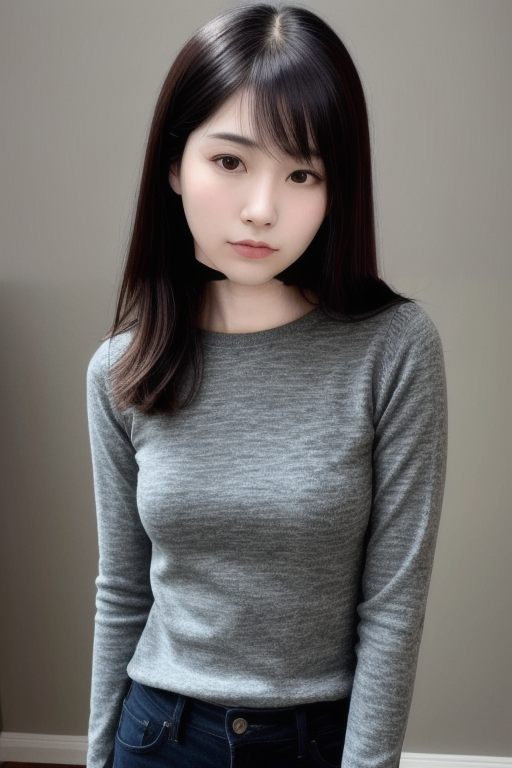
#> input picture output/v6_02_classic_fixed3.png, 512 x 768 px, given in place of v6_02_classic.png, which was not available; the run also reads 1 picture not shown here
$ python fix_neck.py
#> lines starting #> are read from the running program, lines starting #| are printed output that depends on the picture; pictures that were not available may be replaced by others from this repository, and a replacement may not be noted
### fix_seam_pixel.py
"""インペイントの継ぎ目を、生成AIを使わず画像処理だけで直すための補助関数集。

- fill_diffusion: マスク部分を周囲の画素から滑らかに補間して埋める(壁などの平坦な背景向け)
- vertical_interp: 指定した帯を、上下の行の間で縦方向に線形補間して置き換える(細い横線の除去向け)
- add_grain: 補間で平坦になった部分に、周囲と同程度の粒状感を足す

使い方(例):
    python fix_seam_pixel.py 06   # 06 の修復を実行して output/v7_06_intelligent_fixed.png に保存
"""
import sys
from pathlib import Path

import numpy as np
from PIL import Image


def dilate(mask, r):
    """2値マスクを r 画素ぶん太らせる(正方形カーネル)。"""
    m = mask.copy()
    out = m.copy()
    h, w = m.shape
    for dy in range(-r, r + 1):
        for dx in range(-r, r + 1):
            ys = slice(max(0, dy), h + min(0, dy))
            yd = slice(max(0, -dy), h + min(0, -dy))
            xs = slice(max(0, dx), w + min(0, dx))
            xd = slice(max(0, -dx), w + min(0, -dx))
            out[yd, xd] |= m[ys, xs]
    return out


def fill_diffusion(img, mask, iters=4000):
    """mask==True の画素を、周囲の画素からの拡散(ラプラス補間)で埋める。img は float32 (H,W,3)。"""
    ys, xs = np.where(mask)
    y0, y1 = max(0, ys.min() - 8), min(img.shape[0], ys.max() + 9)
    x0, x1 = max(0, xs.min() - 8), min(img.shape[1], xs.max() + 9)
    sub = img[y0:y1, x0:x1].copy()
    m = mask[y0:y1, x0:x1]
    known = ~m
    # 初期値: 既知画素の平均
    sub[m] = sub[known].mean(axis=0)
    for _ in range(iters):
        nb = (np.roll(sub, 1, 0) + np.roll(sub, -1, 0) + np.roll(sub, 1, 1) + np.roll(sub, -1, 1)) / 4.0
        sub[m] = nb[m]
    out = img.copy()
    out[y0:y1, x0:x1] = sub
    return out


# [23 lines left out: functions vertical_interp, add_grain, not called in this run]


def soft_blend(orig, fixed, mask, feather=1):
    """mask を少しぼかして、修正画像を元画像に合成する(マスク外は元画像のまま)。"""
    a = mask.astype(np.float32)
    for _ in range(feather):
        a = (np.roll(a, 1, 0) + np.roll(a, -1, 0) + np.roll(a, 1, 1) + np.roll(a, -1, 1) + a * 4) / 8.0
    a = np.maximum(a, mask.astype(np.float32))  # マスク内は必ず 1
    return orig * (1 - a[..., None]) + fixed * a[..., None]


def load(path):
    return np.asarray(Image.open(path).convert("RGB")).astype(np.float32)


def save(img, path):
    Image.fromarray(np.clip(img, 0, 255).astype(np.uint8)).save(path)
    print("保存:", path)


def rect_mask(shape, x0, y0, x1, y1):
    m = np.zeros(shape[:2], bool)
    m[y0:y1, x0:x1] = True
    return m


# [152 lines left out: functions fill_plane, extend_hair_down, fix_06, fix_04, fix_08, fix_09 and 2 more, not called in this run]


fix_07 = fix_07_trim


# [4 lines that do not run on import are left out]

### fix_neck.py
"""首元(首の肌・鎖骨あたり)に残ったインペイントの継ぎ目を、生成AIを使わず画像処理だけで直す。

- fix_02: 首の色味(Lab の a/b)をあごの肌に合わせてなだらかに寄せ、顔と同程度の肌のきめ(粒状感)を足す
- fix_06: y≈361 の微細な横筋を縦方向にならし、左の髪の毛先にある黒いしみを周囲の髪の色で埋める
- fix_07: 右肩で髪と肩の肌が水平に切れている境界を、列ごとに深さの違う境界に作り替える(画像処理版。
  結果が「のこぎり状」に見えたため不採用。既定の出力は v7_07_dignified_warp.png)
- fix_08: 首の黒い横線を拡散補間で消し、無地になった長方形にきめを戻し、境界をまたぐ明るさの段差をなだらかな勾配にする

07 の採用版(output/v7_07_dignified_fixed2.png)は fix_seam_sd.py の部分インペイントで作った:
    image=output/v7_07_dignified_fixed.png, rects=[[340, 396, 402, 424]], strength=0.6, seed=23, feather=4,
    steps=10, guidance=1.5,
    prompt="photo of a young japanese woman with long straight dark brown hair, the ends of her long hair
            falling over the shoulder of a dark green ribbed knit sweater, hair tips blending into the sweater,
            soft window light, shallow depth of field, realistic",
    negative="hand, fingers, arm, bare shoulder, skin patch, blurry, deformed, cartoon, painting, text,
              watermark, straight edge"

入力は上書きせず、「元のファイル名_fixed2.png」に保存する。
使い方:
    python fix_neck.py            # 02, 06, 08(07 の画像処理版は既定では実行しない)
    python fix_neck.py 02 08      # 指定したものだけ
"""
import sys
from pathlib import Path

import numpy as np
from PIL import Image

sys.path.insert(0, str(Path(__file__).resolve().parent))
from fix_seam_pixel import dilate, fill_diffusion, rect_mask, soft_blend  # noqa: E402

OUT = Path(__file__).resolve().parent / "output"


# ---------- 基本の道具 ----------
def load(p):
    return np.asarray(Image.open(p).convert("RGB")).astype(np.float32)


def save(img, p):
    Image.fromarray(np.clip(img + 0.5, 0, 255).astype(np.uint8)).save(p)
    print("保存:", p)


def erode(mask, r):
    return ~dilate(~mask, r)


def gkernel(sigma):
    r = max(1, int(3 * sigma))
    x = np.arange(-r, r + 1, dtype=np.float32)
    k = np.exp(-x * x / (2 * sigma * sigma))
    return k / k.sum()


def gblur(a, sigma, axes=(0, 1)):
    """ガウスぼかし(反射パディング)。a は (H,W) か (H,W,C)。axes で縦だけ・横だけも選べる。"""
    k = gkernel(sigma)
    r = len(k) // 2
    out = a.astype(np.float32)
    for axis in axes:
        pad = [(0, 0)] * out.ndim
        pad[axis] = (r, r)
        p = np.pad(out, pad, mode="reflect")
        acc = np.zeros_like(out)
        for i, w in enumerate(k):
            sl = [slice(None)] * out.ndim
            sl[axis] = slice(i, i + out.shape[axis])
            acc += w * p[tuple(sl)]
        out = acc
    return out


# [5 lines left out: function smooth1d, not called in this run]


def masked_blur(img, mask, sigma):
    """mask 内の画素だけを使った正規化ぼかし(髪や服の色を引き込まない)。"""
    m = mask.astype(np.float32)
    num = gblur(img * m[..., None], sigma)
    den = gblur(m, sigma)[..., None]
    return num / np.maximum(den, 1e-3)


def skin_mask(img):
    R, G, B = img[..., 0], img[..., 1], img[..., 2]
    lum = img.mean(axis=2)
    return (R - B > 18) & (R > G) & (lum > 60) & (lum < 215)


def rgb2lab(rgb):
    c = rgb / 255.0
    c = np.where(c > 0.04045, ((c + 0.055) / 1.055) ** 2.4, c / 12.92)
    xyz = c @ _M.T / _WHITE
    f = np.where(xyz > 0.008856, np.cbrt(np.maximum(xyz, 1e-9)), 7.787 * xyz + 16 / 116)
    L = 116 * f[..., 1] - 16
    a = 500 * (f[..., 0] - f[..., 1])
    b = 200 * (f[..., 1] - f[..., 2])
    return np.stack([L, a, b], -1)


def lab2rgb(lab):
    L, a, b = lab[..., 0], lab[..., 1], lab[..., 2]
    fy = (L + 16) / 116
    fx = fy + a / 500
    fz = fy - b / 200

    def finv(f):
        return np.where(f ** 3 > 0.008856, f ** 3, (f - 16 / 116) / 7.787)

    xyz = np.stack([finv(fx), finv(fy), finv(fz)], -1) * _WHITE
    c = xyz @ np.linalg.inv(_M).T
    c = np.where(c > 0.0031308, 1.055 * np.power(np.maximum(c, 0), 1 / 2.4) - 0.055, 12.92 * c)
    return np.clip(c * 255, 0, 255)


_M = np.array([[0.4124564, 0.3575761, 0.1804375],
               [0.2126729, 0.7151522, 0.0721750],
               [0.0193339, 0.1191920, 0.9503041]], dtype=np.float32)
_WHITE = np.array([0.95047, 1.0, 1.08883], dtype=np.float32)


def grain(shape, std, sigma=0.65, seed=0):
    """肌のきめ用のノイズ(少しぼかして粒を丸くする)。標準偏差 std に正規化。"""
    rng = np.random.default_rng(seed)
    n = gblur(rng.normal(0, 1, shape).astype(np.float32), sigma)
    return n / n.std() * std


def band_weight(H, y0, y1, ramp):
    """行 y0..y1 で 1、その外側 ramp 行でなだらかに 0 になる縦方向の重み (H,)。"""
    y = np.arange(H, dtype=np.float32)
    w = np.clip((y - (y0 - ramp)) / ramp, 0, 1) * np.clip(((y1 + ramp) - y) / ramp, 0, 1)
    return w


# ---------- 02: 首の色味を顔に合わせ、肌のきめを足す ----------
def fix_02(src=OUT / "v6_02_classic.png", dst=OUT / "v6_02_classic_fixed2.png", ratio=1.0, dL=3.0, side=4.0, tex_ratio=0.8):
    """ratio: a/b をあごへ寄せる割合。dL: 首の明度に足す量(あご下の影から徐々に)。
    side: 首の左右の端ほど暗くする量(L 単位、中央 0 → 端 -side)で、平らな首に丸みをつける。"""
    img = load(src)
    H, W, _ = img.shape
    m = skin_mask(img) & rect_mask(img.shape, 190, 278, 320, 326)
    m = dilate(erode(m, 1), 1)
    inner = m
    w = np.minimum(gblur(m.astype(np.float32), 2.0), 1.0)
    w = w * np.clip((np.arange(H, dtype=np.float32)[:, None] - 280) / 12.0, 0, 1)  # あご下の影から徐々に
    w = np.where(dilate(inner, 1), w, 0.0)

    lab = rgb2lab(img)
    chin = lab[255:268, 235:285].reshape(-1, 3).mean(0)
    neck = lab[290:318, 215:295].reshape(-1, 3).mean(0)
    shift = (chin - neck) * np.array([0.0, ratio, ratio])  # a/b だけ寄せる
    print(f"02: あご Lab={chin.round(1)} 首 Lab={neck.round(1)} → シフト={shift.round(2)} dL={dL} side={side}")
    lab2 = lab + shift * w[..., None]
    if dL or side:
        # 行ごとの首の中心と半幅から、左右の端ほど暗くする丸み(放物線)をつくる
        shade = np.zeros((H, W), np.float32)
        for y in range(H):
            xs_ = np.where(inner[y])[0]
            if len(xs_) < 8:
                continue
            cx, hw = (xs_.min() + xs_.max()) / 2.0, max((xs_.max() - xs_.min()) / 2.0, 1.0)
            u = np.clip((np.arange(W) - cx) / hw, -1, 1)
            shade[y] = dL - side * u * u
        shade = gblur(shade, 3.0)
        lab2[..., 0] += shade * w
    out = lab2rgb(lab2)

    # 肌のきめ: 顔の肌(頬)の高周波の強さに合わせる
    hp = img - gblur(img, 1.5)
    face_std = min(hp[180:220, 290:325].std(), hp[180:220, 200:232].std())
    neck_std = hp[290:318, 215:295].std()
    g = float(np.sqrt(max((tex_ratio * face_std) ** 2 - neck_std ** 2, 0.0)))
    print(f"02: 頬のきめ={face_std:.2f} 首のきめ={neck_std:.2f} → 追加する粒状感={g:.2f}")
    out = out + (grain((H, W), g, seed=2) * w)[..., None]
    out = np.where(w[..., None] > 0, out, img)
    save(out, dst)
    return w > 0


# ---------- 06: 微細な横筋としみ ----------
def fix_06(src=OUT / "v7_06_intelligent_fixed.png", dst=OUT / "v7_06_intelligent_fixed2.png"):
    img = load(src)
    H, W, _ = img.shape
    lum = img.mean(axis=2)
    # (a) y≈361 の横筋: 肌の列だけ、縦方向にぼかしてならす
    skin = skin_mask(img) & rect_mask(img.shape, 185, 348, 340, 376)
    vb = gblur(img, 2.5, axes=(0,))
    w = band_weight(H, 358, 364, 4)[:, None] * np.minimum(gblur(skin.astype(np.float32), 1.5), 1.0)
    w = np.where(dilate(skin, 2), w, 0.0)
    out = img * (1 - w[..., None]) + vb * w[..., None]
    # (b) 髪の毛先の黒いしみ: 周囲の髪(壁の明るい画素は除く)の中央値で埋める
    blob = rect_mask(img.shape, 155, 361, 170, 371) & (lum < 36)
    blob = dilate(blob, 1)
    ring = dilate(blob, 3) & ~blob & (lum > 36) & (lum < 52)  # 周囲の髪(影の肌や壁は除く)
    fill = np.median(img[ring].reshape(-1, 3), axis=0)
    print(f"06: しみ画素数={int(blob.sum())} 埋める色={fill.round(0)}")
    filled = out.copy()
    filled[blob] = fill * 0.75 + img[blob] * 0.25
    filled = filled + (grain((H, W), 1.5, seed=6) * blob)[..., None]
    out = soft_blend(out, filled, blob, feather=1)
    changed = (w > 0) | dilate(blob, 2)
    out = np.where(changed[..., None], out, img)
    save(out, dst)
    return changed


# ---------- 07: 右肩の髪と肌の水平な切れ目 ----------
# [51 lines left out: function fix_07, not called in this run]


def dilate_v(mask, r):
    """縦方向だけに r 画素太らせる(髪の毛先のような縦長の形は保ったまま、横線の穴だけ埋めるのに使う)。"""
    out = mask.copy()
    h = mask.shape[0]
    for dy in range(-r, r + 1):
        ys = slice(max(0, dy), h + min(0, dy))
        yd = slice(max(0, -dy), h + min(0, -dy))
        out[yd] |= mask[ys]
    return out


def erode_v(mask, r):
    return ~dilate_v(~mask, r)


# ---------- 08: 黒い横線、無地の長方形、明るさの段差 ----------
def fix_08(src=OUT / "v7_08_fresh_fixed.png", dst=OUT / "v7_08_fresh_fixed2.png", ya=362, yb=410, line_thr=6.0):
    img = load(src)
    H, W, _ = img.shape
    lum = img.mean(axis=2)
    skin = skin_mask(img) & rect_mask(img.shape, 255, 350, 392, 416)
    skin_c = erode_v(dilate_v(skin, 6), 6)  # 縦方向クロージング: 横線の穴は埋め、縦長の毛先は肌に含めない
    wskin = np.minimum(gblur(skin_c.astype(np.float32), 1.5), 1.0)
    wskin = np.where(dilate(skin_c, 2), wskin, 0.0)

    # (1) 黒い線: 周囲の肌(低周波)より暗い画素だけをマスクにして、拡散補間で埋める
    LFl = masked_blur(lum[..., None], skin_c, 4.0)[..., 0]
    line = rect_mask(img.shape, 276, 380, 338, 393) & skin_c & (lum < LFl - line_thr)
    line = dilate(line, 1) & rect_mask(img.shape, 274, 379, 340, 394) & skin_c
    print(f"08: 線の画素数={int(line.sum())}")
    out = fill_diffusion(img, line)
    # 前回の補間で無地になった長方形(x322-381,y381-392)と、今回埋めた線に、周囲と同じ程度のきめを足す。
    # きめは「細かい粒(σ1.5未満)」と「粗いまだら(σ1.5〜4)」の2段階で、それぞれ周囲の肌の強さに合わせる。
    b1, b4 = gblur(img, 1.5), gblur(img, 4.0)
    ref = skin_c[358:376, 280:340]
    fine_std = float((img - b1)[358:376, 280:340][ref].std())
    coarse_std = float((b1 - b4)[358:376, 280:340][ref].std())
    print(f"08: 周囲の肌のきめ 細={fine_std:.2f} 粗={coarse_std:.2f}")
    flat = (rect_mask(img.shape, 320, 380, 383, 394) & skin_c) | line
    flat_w = np.minimum(gblur(flat.astype(np.float32), 1.0), 1.0) * dilate(flat, 2)
    # 埋めた帯の縁(無地と周囲の境目)をごく弱く縦方向にならす
    out = out * (1 - flat_w[..., None]) + gblur(out, 1.2, axes=(0,)) * flat_w[..., None]
    tex = grain((H, W), fine_std, sigma=0.65, seed=8) + grain((H, W), coarse_std, sigma=2.0, seed=9)
    out = out + (tex * flat_w)[..., None]
    out = np.where(dilate(flat, 2)[..., None], out, img)

    # (2) 明るさの段差: 行 ya..yb の低周波成分を、両端の値を結ぶなだらかな曲線(smoothstep)に置き換える
    LF = masked_blur(out, skin_c, 3.0)
    LFa = gblur(LF[ya], 2.0, axes=(0,))
    LFb = gblur(LF[yb], 2.0, axes=(0,))
    delta = np.zeros_like(out)
    for y in range(ya, yb + 1):
        t = (y - ya) / (yb - ya)
        s = t * t * (3 - 2 * t)
        delta[y] = LFa * (1 - s) + LFb * s - LF[y]
    delta = gblur(delta, 1.5, axes=(1,))
    w2 = band_weight(H, ya + 3, yb - 3, 4)[:, None] * wskin
    out = out + delta * w2[..., None]
    changed = dilate(flat, 2) | (w2 > 0)
    out = np.where(changed[..., None], out, img)
    save(out, dst)
    return changed


if __name__ == "__main__":
    which = sys.argv[1:] or ["02", "06", "08"]
    for k in which:
        {"02": fix_02, "06": fix_06, "07": fix_07, "08": fix_08}[k]()
#> this loop made 3 passes
#| 02: あご Lab=[63.2 11.7 13.2] 首 Lab=[61.7  8.9 10.1] → シフト=[0.   2.75 3.07] dL=3.0 side=4.0
#| 02: 頬のきめ=0.87 首のきめ=1.72 → 追加する粒状感=0.00
#| 06: しみ画素数=56 埋める色=[61. 40. 31.]
#| 08: 線の画素数=258
#| 08: 周囲の肌のきめ 細=1.24 粗=0.58
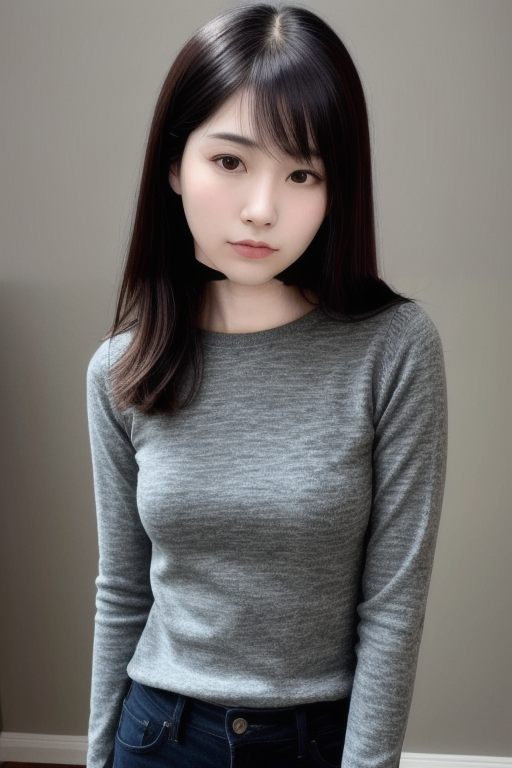
#> input picture output/v6_02_classic_fixed3.png, 512 x 768 px, given in place of v6_02_classic.png, which was not available
#> pass 1, in skin_mask, `R, G, B = img[..., 0], img[..., 1], img[..., 2]`:
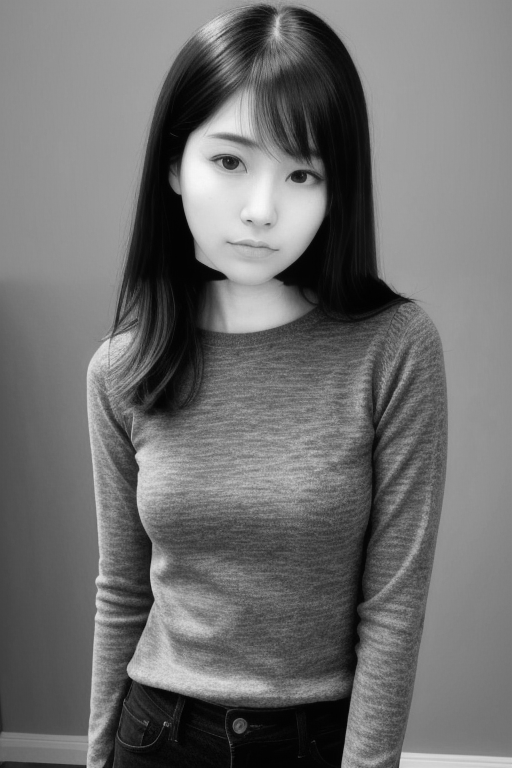
#> R: shape (768, 512) float32; min 1, max 249, mean 110.7
#> pass 1, in skin_mask, `R, G, B = img[..., 0], img[..., 1], img[..., 2]`:
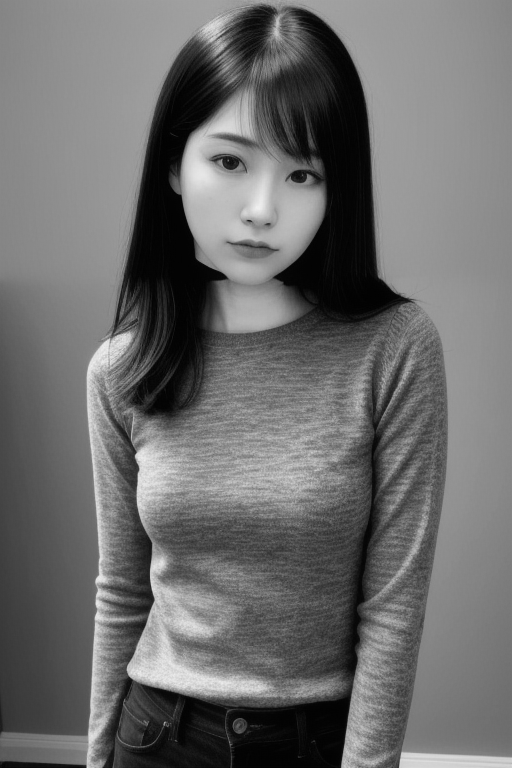
#> G: shape (768, 512) float32; min 0, max 239, mean 107.9
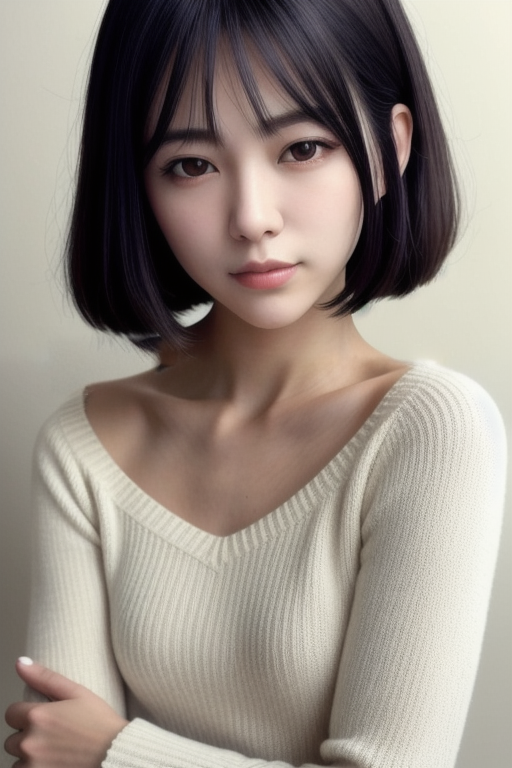
#> input picture output/v7_06_intelligent_fixed.png, 512 x 768 px
